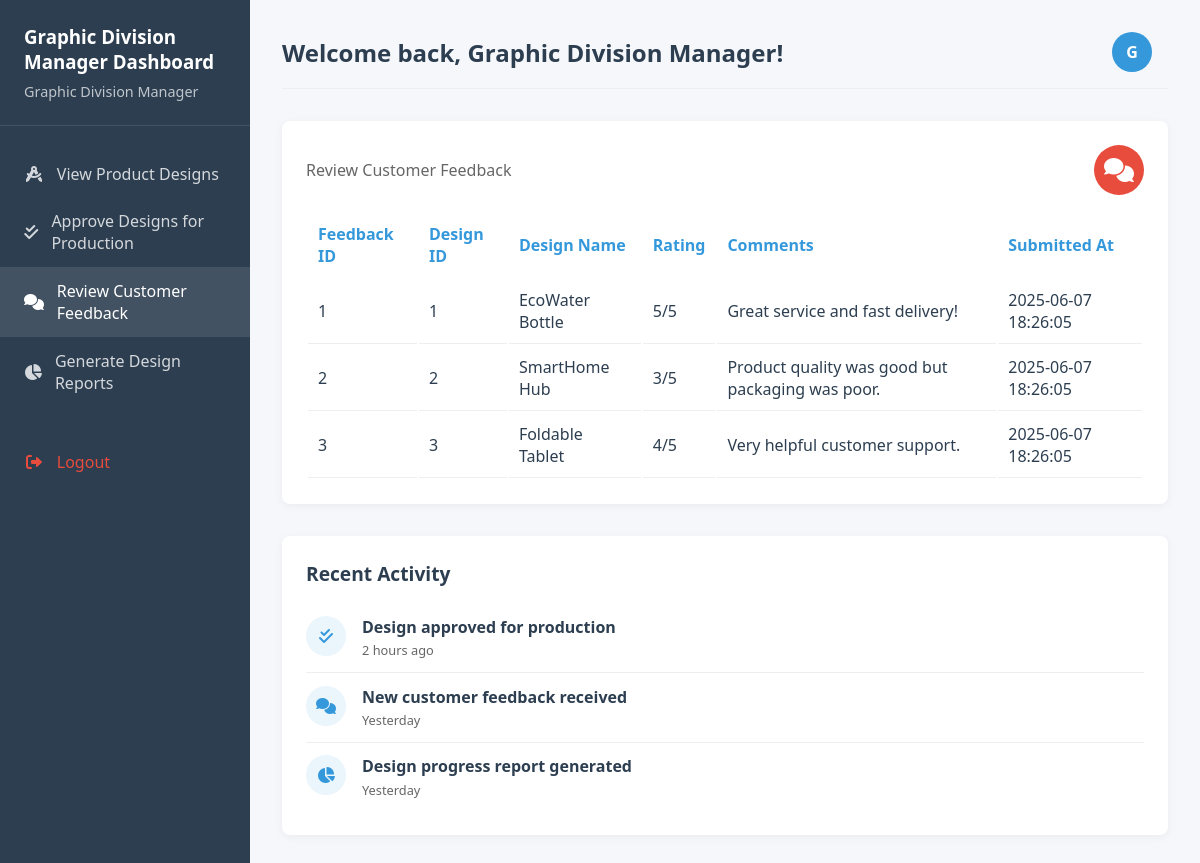
/graphic_division_manager_dashboard.php?view=review_feedback, run on the app's committed database.
### tables this page shows
CREATE TABLE `customer_feedback` (
  `feedback_id` int(11) NOT NULL,
  `customer_name` varchar(255) NOT NULL,
  `feedback` text NOT NULL,
  `rating` tinyint(4) NOT NULL CHECK (`rating` between 1 and 5),
  `submitted_at` datetime DEFAULT current_timestamp(),
  `design_id` int(11) NOT NULL
);

CREATE TABLE `product_designs` (
  `design_id` int(11) NOT NULL,
  `design_name` varchar(100) NOT NULL,
  `designer_id` int(11) NOT NULL,
  `status` enum('Pending','Approved','Rejected') NOT NULL DEFAULT 'Pending',
  `created_at` datetime NOT NULL,
  `updated_at` datetime DEFAULT NULL,
  `designer` varchar(100) NOT NULL
);

### graphic_division_manager_dashboard.php (the view, shortened to what this page needs)
<?php
require 'db_connection.php';
$displayName = isset($_SESSION['FName'], $_SESSION['LName']) ? $_SESSION['FName'] . ' ' . $_SESSION['LName'] : 'Graphic Division Manager';
$avatar = strtoupper(substr($displayName, 0, 1));
$showViewProductDesigns = false;
$showApproveDesigns = false;
$showReviewFeedback = false;
$showDesignProgressReports = false;
if (isset($_GET['view'])) {
    $showViewProductDesigns = ($_GET['view'] === 'view_product_designs');
    $showApproveDesigns = ($_GET['view'] === 'approve_designs');
    $showReviewFeedback = ($_GET['view'] === 'review_feedback');
    $showDesignProgressReports = ($_GET['view'] === 'design_progress_reports');
} else {
}
if ($showReviewFeedback) {
    $stmt = $pdo->query("SELECT f.feedback_id, f.design_id, f.rating, f.feedback, f.submitted_at, d.design_name
                         FROM customer_feedback f
                         JOIN product_designs d ON f.design_id = d.design_id
                         ORDER BY f.submitted_at DESC");
    $feedback = $stmt->fetchAll();
}
?>
<!DOCTYPE html>
<html lang="en">
<head>
    <link rel="stylesheet" href="https://cdnjs.cloudflare.com/ajax/libs/font-awesome/6.0.0/css/all.min.css">
</head>
<body>
    <div class="dashboard-container">
        <div class="sidebar">
            <div class="sidebar-header">
                <h3>Graphic Division Manager Dashboard</h3>
                <p><?php echo htmlspecialchars($displayName); ?></p>
            </div>
            <div class="sidebar-menu">
                <a href="?view=view_product_designs" class="menu-item <?php echo $showViewProductDesigns ? 'active' : ''; ?>"><i class="fas fa-drafting-compass"></i> View Product Designs</a>
                <a href="?view=approve_designs" class="menu-item <?php echo $showApproveDesigns ? 'active' : ''; ?>"><i class="fas fa-check-double"></i> Approve Designs for Production</a>
                <a href="?view=review_feedback" class="menu-item <?php echo $showReviewFeedback ? 'active' : ''; ?>"><i class="fas fa-comments"></i> Review Customer Feedback</a>
                <a href="?view=design_progress_reports" class="menu-item <?php echo $showDesignProgressReports ? 'active' : ''; ?>"><i class="fas fa-chart-pie"></i> Generate Design Reports</a>
                <a href="logout.php" class="menu-item" style="margin-top: 2rem; color: #e74c3c;"><i class="fas fa-sign-out-alt"></i> Logout</a>
            </div>
        </div>
        <div class="main-content">
            <div class="top-bar">
                <h2>Welcome back, <?php echo htmlspecialchars($displayName); ?>!</h2>
                <div class="user-info">
                    <div class="user-avatar"><?php echo $avatar; ?></div>
                </div>
            </div>
            <div class="dashboard-cards">
                <?php if ($showViewProductDesigns): ?>
                <div class="card">
                    <div class="card-header">
                        <span class="card-title">View Product Designs</span>
                        <div class="card-icon bg-primary"><i class="fas fa-drafting-compass"></i></div>
                    </div>
                    <?php if ($designs): ?>
                    <table class="data-table">
                        <tr>
                            <th>Design ID</th>
                            <th>Name</th>
                            <th>Designer</th>
                            <th>Status</th>
                            <th>Created At</th>
                        </tr>
                        <?php foreach ($designs as $design): ?>
                        <tr>
                            <td><?php echo htmlspecialchars($design['design_id']); ?></td>
                            <td><?php echo htmlspecialchars($design['design_name']); ?></td>
                            <td><?php echo htmlspecialchars($design['designer']); ?></td>
                            <td><?php echo htmlspecialchars($design['status']); ?></td>
                            <td><?php echo htmlspecialchars($design['created_at']); ?></td>
                        </tr>
                        <?php endforeach; ?>
                    </table>
                    <?php else: ?>
                    <p>No designs found.</p>
                    <?php endif; ?>
                </div>
                <?php elseif ($showReviewFeedback): ?>
                <div class="card">
                    <div class="card-header">
                        <span class="card-title">Review Customer Feedback</span>
                        <div class="card-icon bg-accent"><i class="fas fa-comments"></i></div>
                    </div>
                    <?php if ($feedback): ?>
                    <table class="data-table">
                        <tr>
                            <th>Feedback ID</th>
                            <th>Design ID</th>
                            <th>Design Name</th>
                            <th>Rating</th>
                            <th>Comments</th>
                            <th>Submitted At</th>
                        </tr>
                        <?php foreach ($feedback as $fb): ?>
                        <tr>
                            <td><?php echo htmlspecialchars($fb['feedback_id']); ?></td>
                            <td><?php echo htmlspecialchars($fb['design_id']); ?></td>
                            <td><?php echo htmlspecialchars($fb['design_name']); ?></td>
                            <td><?php echo htmlspecialchars($fb['rating']); ?>/5</td>
                            <td><?php echo htmlspecialchars($fb['feedback']); ?></td>
                            <td><?php echo htmlspecialchars($fb['submitted_at']); ?></td>
                        </tr>
                        <?php endforeach; ?>
                    </table>
                    <?php else: ?>
                    <p>No feedback found.</p>
                    <?php endif; ?>
                </div>
                <?php endif; ?>
            </div>
            <div class="recent-activity">
                <h3 class="section-title">Recent Activity</h3>
                <div class="activity-item">
                    <div class="activity-icon"><i class="fas fa-check-double"></i></div>
                    <div class="activity-content">
                        <div class="activity-title">Design approved for production</div>
                        <div class="activity-time">2 hours ago</div>
                    </div>
                </div>
                <div class="activity-item">
                    <div class="activity-icon"><i class="fas fa-comments"></i></div>
                    <div class="activity-content">
                        <div class="activity-title">New customer feedback received</div>
                        <div class="activity-time">Yesterday</div>
                    </div>
                </div>
                <div class="activity-item">
                    <div class="activity-icon"><i class="fas fa-chart-pie"></i></div>
                    <div class="activity-content">
                        <div class="activity-title">Design progress report generated</div>
                        <div class="activity-time">Yesterday</div>
                    </div>
                </div>
            </div>
        </div>
    </div>
</body>
</html>

### graphic_division_manager_dashboard.php (style rules this page uses)
:root { --primary-color: #2c3e50; --secondary-color: #3498db; --accent-color: #e74c3c; --light-color: #ecf0f1; --dark-color: #2c3e50; --success-color: #2ecc71; }
* { margin: 0; padding: 0; box-sizing: border-box; font-family: 'Segoe UI', Tahoma, Geneva, Verdana, sans-serif; }
body { background-color: #f5f7fa; color: var(--dark-color); }
.dashboard-container { display: flex; min-height: 100vh; }
.sidebar { width: 250px; background-color: var(--primary-color); color: white; padding: 1.5rem 0; position: fixed; height: 100%; }
.sidebar-header { padding: 0 1.5rem 1.5rem; border-bottom: 1px solid rgba(255, 255, 255, 0.1); }
.sidebar-header h3 { color: white; margin-bottom: 0.5rem; }
.sidebar-header p { color: rgba(255, 255, 255, 0.7); font-size: 0.9rem; }
.sidebar-menu { padding: 1.5rem 0; }
.menu-item { padding: 0.8rem 1.5rem; display: flex; align-items: center; color: rgba(255, 255, 255, 0.8); text-decoration: none; transition: all 0.3s ease; }
.menu-item:hover, .menu-item.active { background-color: rgba(255, 255, 255, 0.1); color: white; }
.menu-item i { margin-right: 0.8rem; width: 20px; text-align: center; }
.main-content { flex: 1; margin-left: 250px; padding: 2rem; }
.top-bar { display: flex; justify-content: space-between; align-items: center; margin-bottom: 2rem; padding-bottom: 1rem; border-bottom: 1px solid #eee; }
.user-info { display: flex; align-items: center; }
.user-avatar { width: 40px; height: 40px; border-radius: 50%; background-color: var(--secondary-color); color: white; display: flex; align-items: center; justify-content: center; margin-right: 1rem; font-weight: bold; }
.dashboard-cards { display: grid; grid-template-columns: repeat(auto-fit, minmax(550px, 1fr)); gap: 1.5rem; margin-bottom: 2rem; }
.card { background: white; border-radius: 8px; padding: 1.5rem; box-shadow: 0 2px 10px rgba(0, 0, 0, 0.05); }
.card-header { display: flex; justify-content: space-between; align-items: center; margin-bottom: 1rem; }
.card-title { font-size: 1rem; color: #666; }
.card-icon { width: 50px; height: 50px; border-radius: 50%; display: flex; align-items: center; justify-content: center; color: white; font-size: 1.5rem; }
.bg-accent { background-color: var(--accent-color); }
.data-table, .form-table { width: 100%; }
.data-table td, .form-table td { padding: 10px; border-bottom: 1px solid #eee; }
.data-table th, .form-table th { text-align: left; padding: 10px; color: var(--secondary-color); }
.recent-activity { background: white; border-radius: 8px; padding: 1.5rem; box-shadow: 0 2px 10px rgba(0, 0, 0, 0.05); }
.section-title { font-size: 1.2rem; margin-bottom: 1rem; color: var(--primary-color); }
.activity-item { display: flex; padding: 0.8rem 0; border-bottom: 1px solid #eee; }
.activity-item:last-child { border-bottom: none; }
.activity-icon { width: 40px; height: 40px; border-radius: 50%; background-color: rgba(52, 152, 219, 0.1); color: var(--secondary-color); display: flex; align-items: center; justify-content: center; margin-right: 1rem; }
.activity-content { flex: 1; }
.activity-title { font-weight: 600; margin-bottom: 0.2rem; }
.activity-time { font-size: 0.8rem; color: #666; }

### data on the page
customer_feedback: feedback_id "1", design "1", design.design_name "EcoWater Bottle", rating "5", feedback "Great service and fast delivery!", submitted_at "2025-06-07 18:26:05"
customer_feedback: feedback_id "2", design "2", design.design_name "SmartHome Hub", rating "3", feedback "Product quality was good but packaging was poor.", submitted_at "2025-06-07 18:26:05"
customer_feedback: feedback_id "3", design "3", design.design_name "Foldable Tablet", rating "4", feedback "Very helpful customer support.", submitted_at "2025-06-07 18:26:05"

### other printed values
$displayName "Graphic Division Manager"
$avatar "G"
